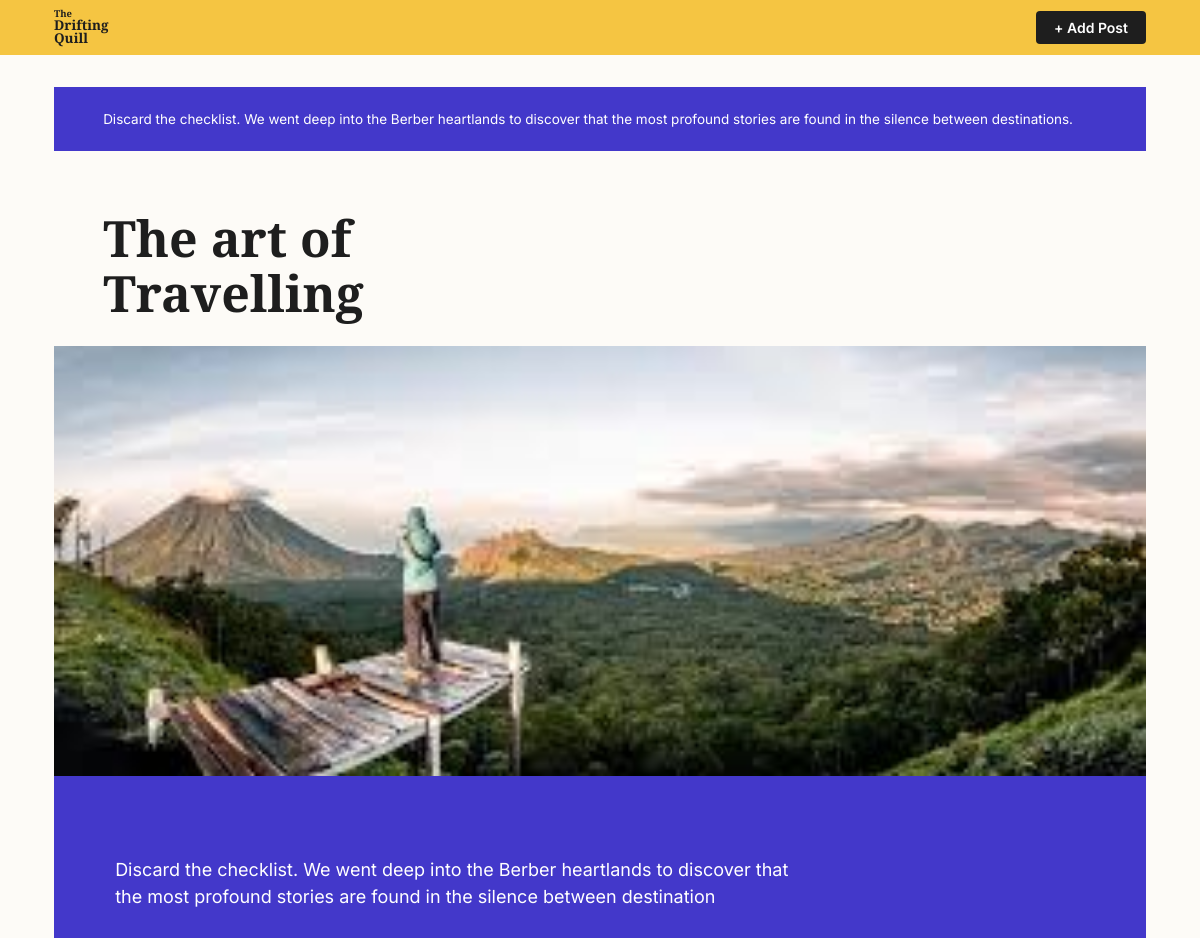
Before: / (upper part) with the older database file.
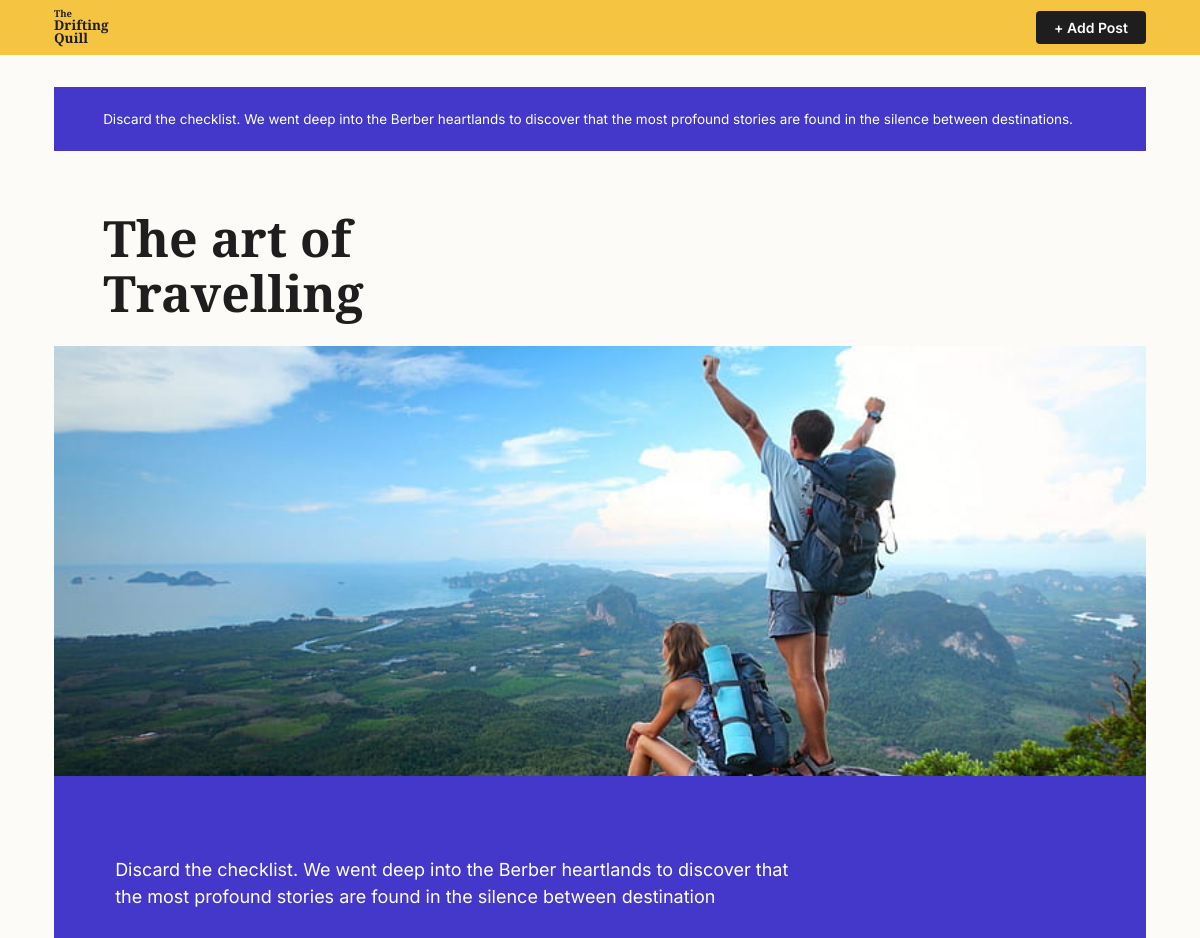
After: the same page with the newer database file.
### travel_app/models.py (models this page shows, shortened)
class Destination(models.Model):
    title = models.CharField(max_length=200)
    description = models.TextField()
    main_image = models.ImageField(upload_to='travel_pics/') # വലിയ ഫോട്ടോയ്ക്കായി
    small_image = models.ImageField(upload_to='travel_pics/') # നീല ബോക്സിലെ ചെറിയ ഫോട്ടോയ്ക്കായി
    date_posted = models.DateTimeField(auto_now_add=True)

### travel_app/views.py (the view)
# urls.py: path('', views.index, name='index'),
def index(request):
    dests = Destination.objects.all()
    return render(request, 'index.html', {'destinations': dests})

### travel_app/templates/index.html (shortened to what this page needs)
{% load static %}
<!DOCTYPE html>
<html lang="en">
<head>
  <link href="https://cdn.jsdelivr.net/npm/bootstrap@5.3.0/dist/css/bootstrap.min.css" rel="stylesheet">
</head>
<body>
  <div class="yellow-bar">
    <div class="logo-text">
      <span class="small">The</span>
      Drifting<br>Quill
    </div>
    <div>
      <a href="{% url 'add_blog' %}" class="add-btn">+ Add Post</a>
    </div>
  </div>
  <div class="hero-section">
  <div class="blue-box">
    Discard the checklist. We went deep into the Berber heartlands to discover that the most profound stories are found in the silence between destinations.
  </div>
  {% for dest in destinations %}
  <div class="post-section">
    <h1 class="post-title">{{ dest.title|safe }}</h1>
    {% if dest.main_image %}
      <img src="{{ dest.main_image.url }}" class="main-img" alt="{{ dest.title }}">
    {% endif %}
  </div>
  <div class="post-blue">
    <div class="container">
      <p class="description-text">{{ dest.description|truncatewords:50 }}</p>
    </div>
  </div>
  {% empty %}
  <div class="container text-center py-5">
    <h2>No posts yet. <a href="{% url 'add_blog' %}"></h2>
  </div>
  {% endfor %}
</body>
</html>

Changed rows visible on the page:
changed Destination "The art of Travelling": main_image: a different picture
